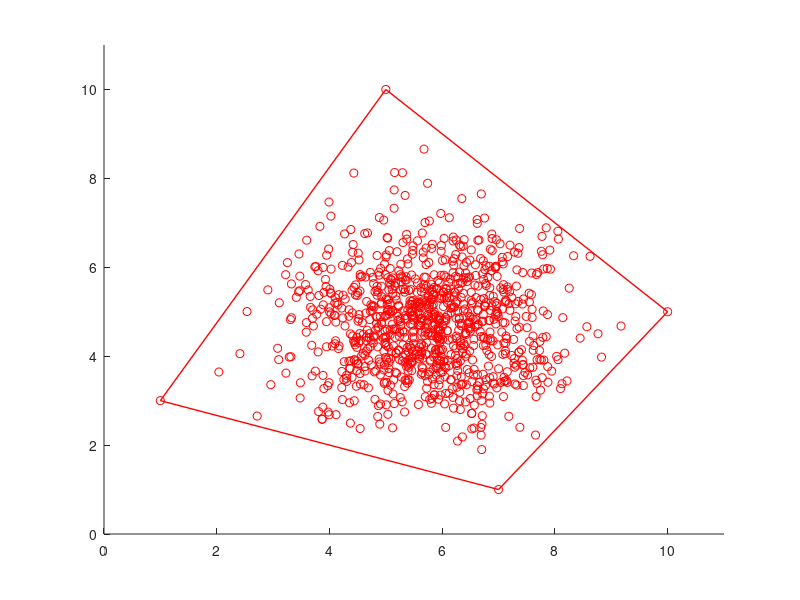

Recreate this plot in MATLAB.
hold on
axis([0 11 0 11])

Constraints = {[1 3] [5 10] [10 5] [7 1]};

for index = 1:length(Constraints)
    if index < length(Constraints)
        line([Constraints{index}(1) Constraints{index + 1}(1)], ...
            [Constraints{index}(2) Constraints{index + 1}(2)], 'Color', 'red', 'Linewidth', 1)
    end
    plot(Constraints{index}(1), Constraints{index}(2), 'ro')
end

line([Constraints{4}(1) Constraints{1}(1)], ...
    [Constraints{4}(2) Constraints{1}(2)], 'Color', 'red', 'Linewidth', 1)

normalizationPoints = zeros(1, 4);

for i = 1:1000
    disp(i);
   
    normalizationPoints = arrayfun(@(x) rand, normalizationPoints);
    sumNorm = sum(normalizationPoints);

    for index = 1:4
       normalizationPoints(index) = normalizationPoints(index) / sumNorm;
    end

    PointX = 0;
    PointY = 0;

    for index = 1:4
        PointX = PointX + normalizationPoints(index) * Constraints{index}(1);
        PointY = PointY + normalizationPoints(index) * Constraints{index}(2);
    end

    plot(PointX, PointY, 'ro');
end



